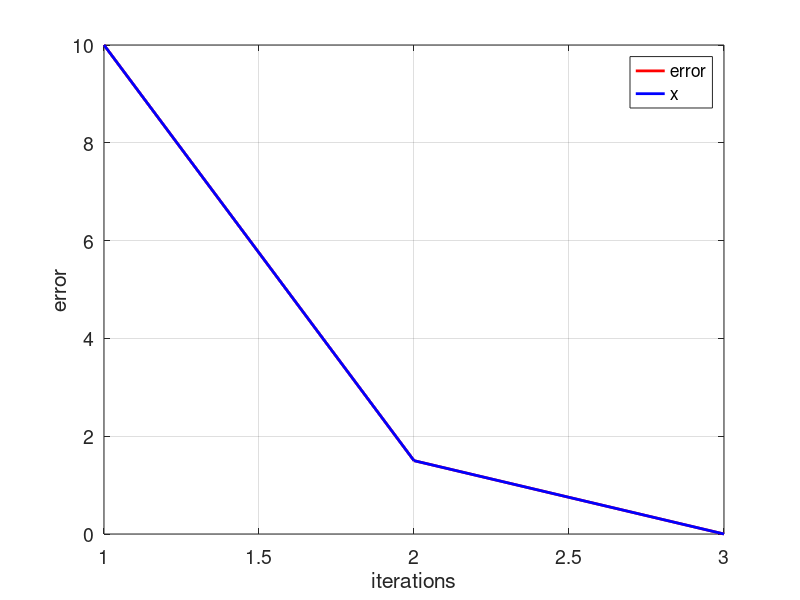

This figure's MATLAB source:
clear, clc;
xl=1;
xu=2;

i=1;
e(i)=10;

while(e(i)> 0.01)
    xr=(xl-xu)/2;
    
    g_xl= (xl)^3+4*(xl)^2-10;
    g_xu= (xu)^3+4*(xu)^2-10;
    g_xr= (xr)^3+4*(xr)^2-10;
    
    if(g_xl*g_xu<0)
        xu=xr;
        e(i+1)=abs(xr-xl);
    end
    i=i+1;
    
    if(g_xu*g_xr<0)
        xl=xr;
        e(i+1)=abs(xr-xu);
    end
    i=i+1;
    
    if(g_xu*g_xr == 0)
        xr=xr;
        e(i)=i+1;
    end
    
end

tamanio = size(e);
ite = 1:1:tamanio(2);

figure('DefaultAxesFontSize',14)
set(gcf,'color','white')
plot(ite,e,'color',[1  0  0],'linewidth',2)

grid on
hold on
plot(ite,e,'color',[0  0  1], 'LineWidth',2)
xlabel('iterations')
ylabel('error')
legend('error','x')

